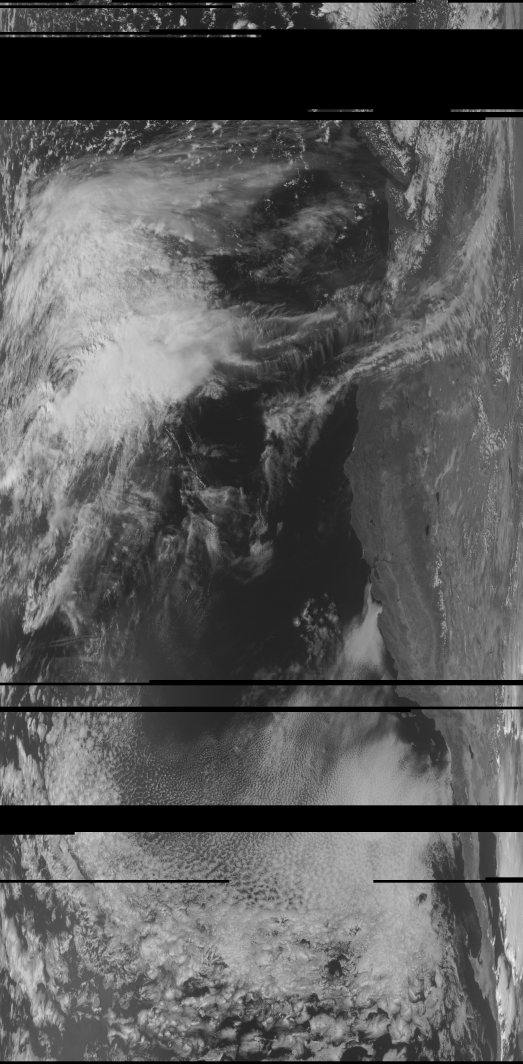
#> input picture media/channel-1-visible.png, 1568 x 3192 px (shown at 1/3 size)
$ python build_figures.py
#> lines starting #> are read from the running program, lines starting #| are printed output that depends on the picture
#!/usr/bin/env python3
"""Rebuild report figures from published pixels and explicitly identified evidence.

Run from any directory. Never reads or modifies the external IQ archive.
"""
from pathlib import Path
from datetime import datetime, timedelta, timezone
import csv
import numpy as np
from PIL import Image
import matplotlib
matplotlib.use('Agg')
import matplotlib.pyplot as plt
from skyfield.api import EarthSatellite, load, wgs84

ROOT = Path(__file__).resolve().parents[1]
MEDIA = ROOT / 'media'
EVIDENCE = ROOT / 'evidence'
plt.rcParams.update({'font.family': 'DejaVu Sans', 'font.size': 12,
                     'svg.fonttype': 'path', 'svg.hashsalt': 'meteor-report'})
PAPER = '#faf9f5'
INK = '#252722'
TEAL = '#315b5b'


def save(fig, name):
    fig.savefig(MEDIA / name, facecolor=PAPER, metadata={'Date': None})
    plt.close(fig)
    path = MEDIA / name
    if path.suffix == '.svg':
        path.write_text('\n'.join(line.rstrip() for line in path.read_text().splitlines()) + '\n')


def main():
    rows = []
    for n, label in [(1, 'visible'), (2, 'near-ir'), (4, 'mid-ir')]:
        path = MEDIA / f'channel-{n}-{label}.png'
        arr = np.asarray(Image.open(path))
#> arr is the input picture: shape (3192, 1568); min 0, max 255, mean 89.6
        count = int(np.all(arr == 0, axis=1).sum())
#> count = 344
        rows.append((n, count, len(arr), count / len(arr) * 100))
    with (EVIDENCE / 'black-rows.csv').open('w', newline='') as f:
        writer = csv.writer(f, lineterminator='\n')
        writer.writerow(['channel', 'fully_black_rows', 'total_rows', 'percent'])
        writer.writerows(rows)
    fig, ax = plt.subplots(figsize=(8.2, 2.8), layout='constrained')
    ax.set_facecolor(PAPER)
    ax.barh(range(3), [100]*3, color='#e5e3dc', height=.46)
    ax.barh(range(3), [r[3] for r in rows], color=TEAL, height=.46)
    for i, (_, count, total, percent) in enumerate(rows):
        ax.text(percent + 2, i, f'{count:,} / {total:,} rows · {percent:.2f}%', va='center', fontsize=11)
#> this loop made 3 passes
#> (count, percent) on passes 1 to 3: (344, 10.78), (328, 10.28), (360, 11.28)
    ax.set(yticks=range(3), yticklabels=[f'Channel {r[0]}' for r in rows],
           xlim=(0, 100), xticks=[0,25,50,75,100], xlabel='Fully black rows (%)',
           title='Missing display rows: about one-tenth of each raster')
    ax.invert_yaxis()
    ax.spines[['top','right','left']].set_visible(False)
    save(fig, 'revised-line-completeness.svg')
#> in save, `fig.savefig(MEDIA / name, facecolor=PAPER, metadata={'Date': None})`:
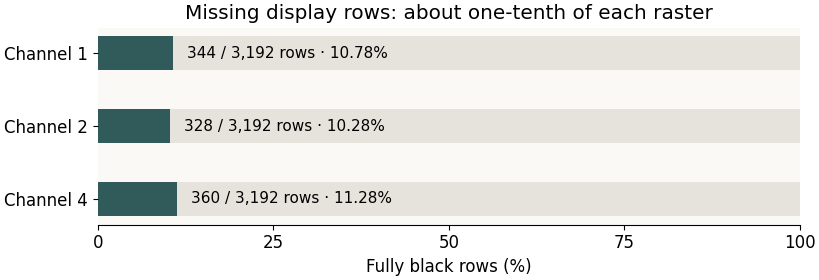
#> figure drawn by matplotlib, 1 panel

    # Display intensity only: no radiometric calibration is available for these PNGs.
    a = np.asarray(Image.open(MEDIA / 'channel-4-mid-ir.png'), dtype=float)
    valid = a > 0
    low, high = np.percentile(a[valid], [1, 99])
    intensity = np.ma.array(np.clip((a-low)/(high-low),0,1)**.85, mask=~valid)
    fig, ax = plt.subplots(figsize=(6, 12), layout='constrained')
    cmap = plt.get_cmap('inferno').copy(); cmap.set_bad('#101820')
    im = ax.imshow(intensity, cmap=cmap, vmin=0, vmax=1, interpolation='nearest')
    ax.set_title('Meteor M2-4 · channel 4\nNormalized decoded intensity', fontsize=14)
    ax.set_axis_off()
    cb = fig.colorbar(im, ax=ax, orientation='horizontal', fraction=.035, pad=.02)
    cb.set_ticks([0,1], labels=['Lower display value','Higher display value'])
    cb.ax.tick_params(labelsize=10)
    cb.set_label('1–99% stretch · gamma 0.85 · no temperature calibration', fontsize=9)
    fig.savefig(MEDIA / 'channel-4-intensity.png', dpi=150, facecolor=PAPER)
    plt.close(fig)
    Image.open(MEDIA/'channel-4-intensity.png').convert('RGB').save(MEDIA/'channel-4-intensity-preview.jpg', quality=86, optimize=True)

    # Regenerate the curve from the archived later product TLE, NOT today's cache.
    ts = load.timescale(builtin=True)
    name, line1, line2 = (EVIDENCE/'later-orbit.tle').read_text().splitlines()
    satellite = EarthSatellite(line1, line2, name, ts)
    # Public, approximate San Francisco reference point; NOT the receiving site.
    observer = wgs84.latlon(37.8, -122.4, elevation_m=0)
    start = datetime(2026,9,23,22,41,11,tzinfo=timezone.utc)
    seconds = np.arange(-11, 931, 2)
    dates = [start+timedelta(seconds=int(s)) for s in seconds]
    elevations = (satellite-observer).at(ts.from_datetimes(dates)).altaz()[0].degrees
    with (EVIDENCE/'elevation.csv').open('w',newline='') as f:
        w=csv.writer(f, lineterminator='\n');w.writerow(['utc','seconds_from_recording_start','elevation_deg'])
        w.writerows((d.isoformat(),int(s),float(a)) for d,s,a in zip(dates,seconds,elevations))
    fig,ax=plt.subplots(figsize=(8.2,3.5),layout='constrained')
    ax.set_facecolor(PAPER)
    ax.axvspan(210,730.308096,color='#d9e8e3',label='Signal visible (approx.)')
    ax.axvspan(330,420,color='#eee3ce',label='Deep fade (approx.)')
    ax.plot(seconds,elevations,color=TEAL,label='Reference-point elevation')
    ax.axvline(730.308096,color='#8f4d37',linestyle='--')
    ax.text(720,65,'Recording ends',ha='right',fontsize=10,color='#8f4d37')
    ax.set(xlim=(-11,919),ylim=(0,75),ylabel='Elevation (°)',
           xticks=[-11,169,349,529,709,889],xticklabels=['15:41','15:44','15:47','15:50','15:53','15:56'],
           xlabel='23 September 2026 · PDT',title='Approximate pass geometry and the received signal')
    ax.legend(loc='upper left',fontsize=9,frameon=False)
    ax.spines[['top','right']].set_visible(False)
    save(fig,'revised-pass-timeline.svg')

    for source,target in [('antenna-feedpoint-crop.png','antenna-feedpoint-preview.jpg'),
                          ('waterfall-track-poster.png','waterfall-track-poster.jpg')]:
        Image.open(MEDIA/source).convert('RGB').save(MEDIA/target, quality=85, optimize=True)
    # A full swath, contained in a landscape card, avoids silently cropping data.
    with Image.open(MEDIA/'false-color-421.png') as source:
        card=Image.new('RGB',(1200,630),PAPER)
        preview=source.copy();preview.thumbnail((1200,630),Image.Resampling.LANCZOS)
        card.paste(preview,((1200-preview.width)//2,(630-preview.height)//2))
        card.save(MEDIA/'social-preview.jpg',quality=88,optimize=True)
    print('Rebuilt row statistics, timeline, intensity figure and optimized previews.')


if __name__ == '__main__':
#> (the run stopped early here; a loop or call above may not have finished)
